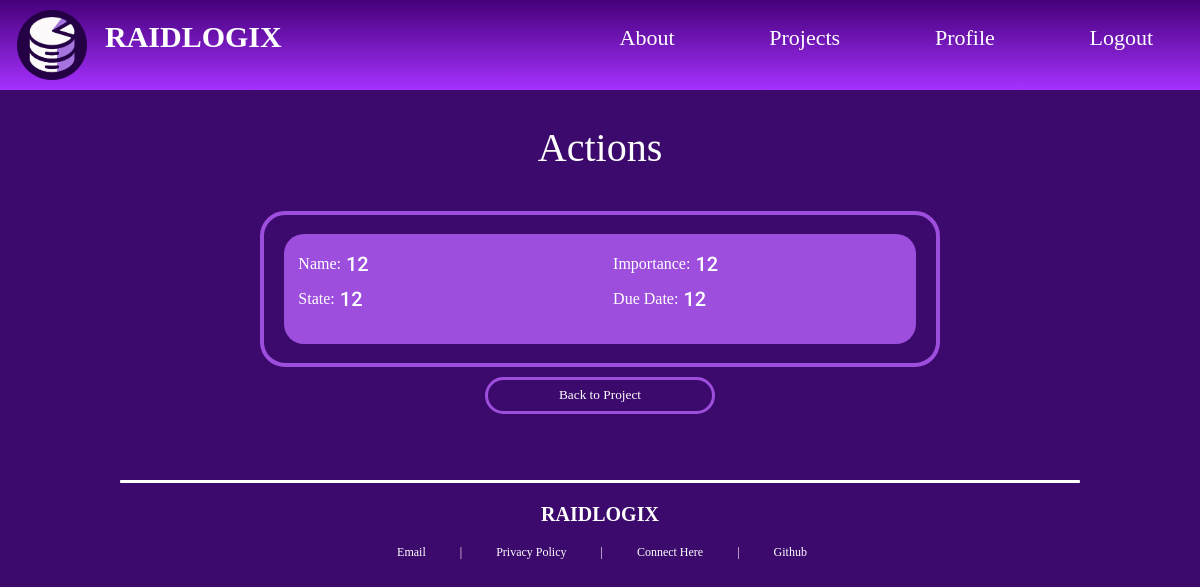
/projects/1/actions/ (signed in), run on the app's committed database.
### raidlogix/models.py (models this page shows)
class action(models.Model):
    created = models.CharField(max_length=50)
    name = models.CharField(max_length=50)
    owner = models.CharField(max_length=50)
    description = models.TextField()
    due_date = models.CharField(max_length=50)
    state = models.CharField(max_length=50)
    action_source = models.CharField(max_length=50)
    importance = models.IntegerField()
    project = models.ForeignKey(project, on_delete=models.CASCADE)

### raidlogix/views.py (the view)
# urls.py: path('projects/<int:project_pk>/actions/', views.actions, name="actions"),
@login_required
def actions(request, project_pk):
    this_project = get_object_or_404(project, pk=project_pk)
    if not user_projects.objects.filter(user=request.user, project=this_project).exists():
        return HttpResponseForbidden("You do not have permission to access this project.")
    actions = action.objects.filter(project=this_project)
    context = {
        'project': this_project,
        'actions': actions,
    }
    return render(request, "action_list.html", context=context)

### raidlogix/templates/action_list.html
{% extends 'h_and_f.html' %}
{% block content %}
<div id="block-attribute-list">
    <div class="attribute-text"><p>Actions</p></div>
    <div id="project-attribute-container">
        {% if actions.count == 0 %}
            <h1 id="empty-projects">NO ACTIONS</h1>
        {% else %}
            {% for action in actions %}
                <a id="project-container-link" href="{% url 'view_action' project.pk action.pk %}">
                    <div class="project-container">
                        <div class="left-project-container">
                            <div class="project-value">Name: <p class="project-list-value">&nbsp;{{ action.name }}</p></div>
                            <div class="project-value">State: <p class="project-list-value">&nbsp;{{ action.state }}</p></div>
                        </div>
                        <div class="right-project-container">
                            <div class="project-value">Importance: <p class="project-list-value">&nbsp;{{ action.importance }}</p></div>
                            <div class="project-value">Due Date: <p class="project-list-value">&nbsp;{{ action.due_date }}</p></div>
                        </div>
                    </div>
                </a>
            {% endfor %}
        {% endif %}
    </div>
    <a href="{% url 'view_project' project.pk %}" id="reroute-project"><input id="add-attribute-submit" type="submit" value="Back to Project"/></a>
</div>
{% endblock content %}

### raidlogix/static/main.css (style rules this page uses)
html { background-color:#3C096C; margin: 0%; padding: 0%; }
body { height: auto; display: flex; flex-direction: column; align-items: center; margin: 0%; padding: 0%; }
.project-list-value { font-family: "Roboto-Medium"; font-size: 20px; }
#project-container-link { width:94%; flex-direction: column; display: flex; align-items: center; text-decoration: none; }
.project-container { width: 100%; background-color: #9D4EDD; margin: 1%; margin-top: 1.5%; margin-bottom: 1.5%; border-radius: 20px; height: 110px; display: flex; flex-direction: row; overflow: hidden; white-space: nowrap; text-overflow: ellipsis; transition: transform .125s, background-color .125s; }
.left-project-container { width: 50%; height: 100%; display: flex; flex-direction: column; align-items: center; padding-top:2%; padding-bottom: 2%; padding-left: 0.5%; }
.right-project-container { width: 45%; height: 100%; display: flex; flex-direction: column; align-items: center; padding-top:2%; padding-bottom: 2%; padding-right: 0.5%; overflow: hidden; white-space: nowrap; text-overflow: ellipsis; }
.project-value { width: 93%; height: 32%; margin-left:1%; margin-right: 1%; font-family: "Request"; display: flex; flex-direction: row; align-items: center; color: white; }
#project-attribute-container { display: flex; flex-direction: column; align-items: center; width: 70%; height: auto; border-color: #9D4EDD; border-width: 4px; border-style: solid; border-radius: 25px; padding-top: 1%; padding-bottom: 1%; color: #fff; margin-bottom: 1%; }
#add-attribute-submit { font-family: "Request"; width: 60%; background-color: #3C096C; padding: 2%; border-radius: 22px; border-color: #9D4EDD; border-width: 3px; border-style: solid; color: #fff; text-align: center; transition: transform .125s, background-color .125s; }
.attribute-text { color:#fff; font-family: "Request"; font-size:40px; margin: 0%; }
#block-attribute-list { display: flex; flex-direction: column; align-items: center; width: 80%; margin-top: 7%; margin-bottom: 2%; }
#reroute-project { width: 40%; text-align: center; }

### data on the page
action: name "12", state "12", importance "12", due_date "12"
